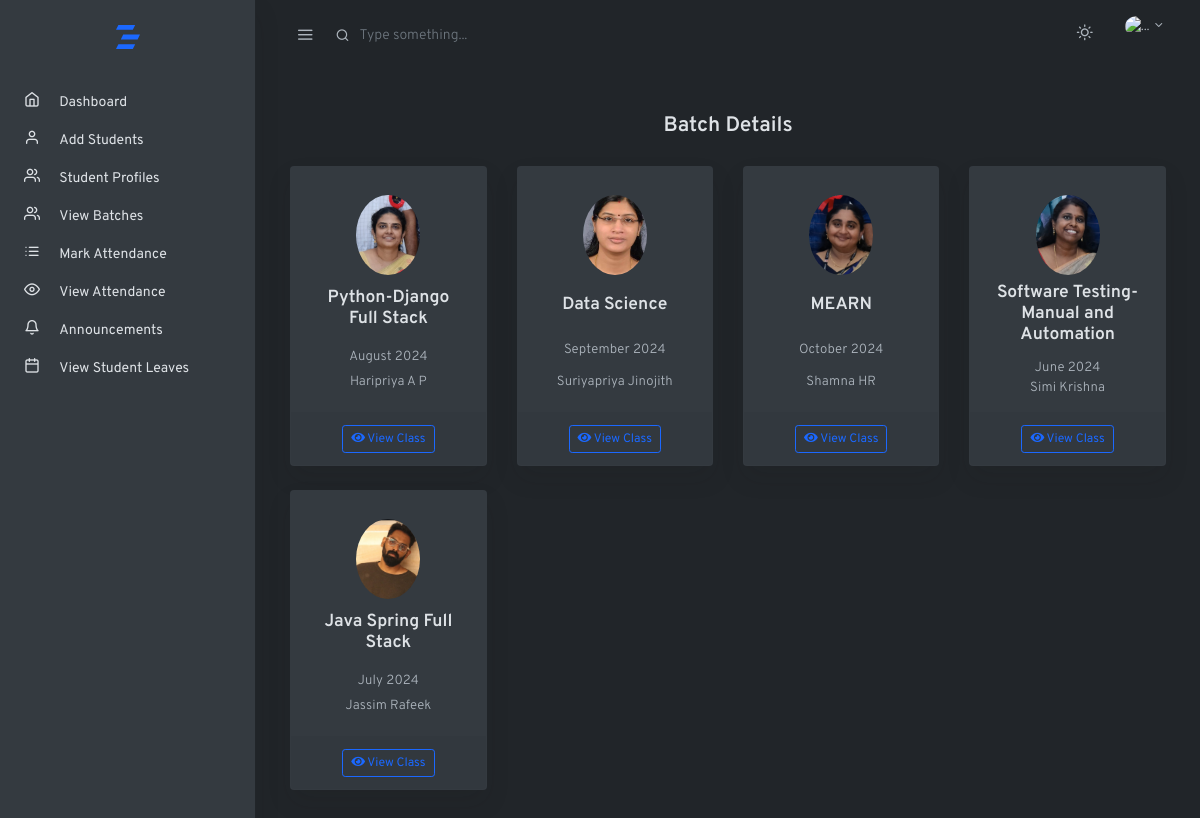
The page /view_batches/ on the database its author committed.
### amsapp/models.py (models this page shows)
class facultydb(models.Model):
    f_name = models.CharField(max_length=100, null=True, blank=True)
    f_id = models.CharField(max_length=100, null=True, blank=True)
    course_name = models.CharField(max_length=100, null=True, blank=True)
    batch_name = models.CharField(max_length=100, null=True, blank=True)
    f_gender = models.CharField(max_length=100, null=True, blank=True)
    f_dob = models.CharField(max_length=100, null=True, blank=True)
    f_phn = models.CharField(max_length=100, null=True, blank=True)
    f_email = models.EmailField(max_length=100, null=True, blank=True)
    f_add = models.TextField(max_length=100, null=True, blank=True)
    f_pic = models.ImageField(upload_to="Faculty_Images", null=True, blank=True)

### frontend/views.py (the view)
# urls.py: path('view_batches/', views.view_batches, name="view_batches"),
def view_batches(request):
    ctime =datetime.now()
    batch=facultydb.objects.all()
    teacher_details = {
        'f_name': request.session.get('f_name'),
        'f_id': request.session.get('f_id'),
        'course_name': request.session.get('course_name'),
        'batch_name': request.session.get('batch_name'),
        'f_gender': request.session.get('f_gender'),
        'f_dob': request.session.get('f_dob'),
        'f_phn': request.session.get('f_phn'),
        'f_email': request.session.get('f_email'),
        'f_add': request.session.get('f_add'),
        'f_pic': request.session.get('f_pic'),
    }
    return render(request,"view_batches.html",{'ctime':ctime,'batch':batch,'teacher_details':teacher_details})

### frontend/templates/view_batches.html (shortened to what this page needs)
<!doctype html>
{% extends 'index.html' %}
{% block content %}
<html lang="en">
<head>
</head>
<body>
<div class="container-fluid">
    <div class="row align-items-center my-4">
        <div class="col">
            <h2 class="h4 mb-1 text-center"> Batch Details</h2>
        </div>
    </div>
    <div class="row">
        {% for i in batch %}
        <div class="col-md-3 mb-4">
            <div class="card shadow">
                <div class="card-body">
                    <div class="avatar avatar-lg mt-2">
                        <img src="{{ i.f_pic.url }}" alt="Faculty Picture" class="avatara-img rounded-circle">
                    </div>
                    <h5 class="card-title mt-2">{{ i.course_name }}</h5>
                    <p class="small text-muted mb-0">{{ i.batch_name }}</p>
                    <p class="small text-muted mb-0">{{ i.f_name }}</p>
                </div>
                <div class="card-footer text-center">
                    <a href="{% url 'course_filter' cou_name=i.course_name %}" class="btn btn-outline-primary btn-sm">
                        <i class="fas fa-eye"></i> View Class
                    </a>
                </div>
            </div>
        </div>
        {% endfor %}
    </div>
</div>
</body>
</html>
{% endblock content %}

### frontend/templates/index.html (shortened to what this page needs)
<!doctype html>
{% load static %}
<html lang="en">
  <head>
    <link rel="stylesheet" href="css/simplebar.css">
    <link rel="stylesheet" href="{% static 'web/css/feather.css' %}">
    <link rel="stylesheet" href="{% static 'web/css/select2.css' %}">
    <link rel="stylesheet" href="{% static 'web/css/dropzone.css' %}">
    <link rel="stylesheet" href="{% static 'web/css/uppy.min.css' %}">
    <link rel="stylesheet" href="{% static 'web/css/jquery.steps.css' %}">
    <link rel="stylesheet" href="{% static 'web/css/jquery.timepicker.css' %}">
    <link rel="stylesheet" href="{% static 'web/css/quill.snow.css' %}">
    <link rel="stylesheet" href="{% static 'web/css/daterangepicker.css' %}">
    <link rel="stylesheet" href="{% static 'web/css/app-light.css' %}" id="lightTheme" disabled>
    <link rel="stylesheet" href="{% static 'web/css/app-dark.css' %}" id="darkTheme">
    <link rel="stylesheet" href="https://cdnjs.cloudflare.com/ajax/libs/font-awesome/5.15.4/css/all.min.css">
  </head>
  <body class="vertical  dark  ">
    <div class="wrapper">
      <nav class="topnav navbar navbar-light">
        <button type="button" class="navbar-toggler text-muted mt-2 p-0 mr-3 collapseSidebar">
          <i class="fe fe-menu navbar-toggler-icon"></i>
        </button>
        <form class="form-inline mr-auto searchform text-muted">
          <input class="form-control mr-sm-2 bg-transparent border-0 pl-4 text-muted" type="search" placeholder="Type something..." aria-label="Search">
        </form>
        <ul class="nav">
          <li class="nav-item">
            <a class="nav-link text-muted my-2" href="#" id="modeSwitcher" data-mode="dark">
              <i class="fe fe-sun fe-16"></i>
            </a>
          </li>
          <li class="nav-item dropdown">
            <a class="nav-link dropdown-toggle text-muted pr-0" href="#" id="navbarDropdownMenuLink" role="button" data-toggle="dropdown" aria-haspopup="true" aria-expanded="false">
              <span class="avatar avatar-sm mt-2">
                <img src="{{teacher_details.f_pic}}" alt="..." class="avatar-img rounded-circle" width="30px" height="30px">
              </span>
            </a>
          </li>
        </ul>
      </nav>
      <aside class="sidebar-left border-right bg-white shadow" id="leftSidebar" data-simplebar>
        <nav class="vertnav navbar navbar-light">
          <div class="w-100 mb-4 d-flex">
            <a class="navbar-brand mx-auto mt-2 flex-fill text-center" href="./index.html">
            </a>
          </div>
          <ul class="navbar-nav flex-fill w-100 mb-2">
             <li class="nav-item w-100">
              <a class="nav-link" href="{% url 'home' %}">
                <i class="fe fe-16 fe-home"></i>
                <span class="ml-3 item-text">Dashboard</span>
              </a>
            </li>
             <li class="nav-item w-100">
              <a class="nav-link" href="{% url 'student' %}">
                <i class="fe fe-16 fe-user"></i>
                <span class="ml-3 item-text">Add Students</span>
              </a>
            </li>
            <li class="nav-item w-100">
              <a class="nav-link" href="{% url 'view_students' %}">
                <i class="fe fe-users fe-16"></i>
                <span class="ml-3 item-text">Student Profiles</span>
              </a>
            </li>
            <li class="nav-item w-100">
              <a class="nav-link" href="{% url 'view_batches' %}">
                <i class="fe fe-users fe-16"></i>
                <span class="ml-3 item-text">View Batches</span>
              </a>
            </li>
           <li class="nav-item w-100">
              <a class="nav-link" href="{% url 'mark_attendance' %}">
                <i class="fe fe-list fe-16"></i>
                <span class="ml-3 item-text">Mark Attendance</span>
              </a>
            </li>
<li class="nav-item w-100" id="attendance">
    <a class="nav-link" href="">
        <i class="fe fe-eye fe-16"></i>
        <span class="ml-3 item-text">View Attendance</span>
    </a>
</li>
              <li class="nav-item w-100">
              <a class="nav-link" href="{% url 'view_announcementsss' %}">
                <i class="fe fe-bell fe-16"></i>
                <span class="ml-3 item-text">Announcements</span>
              </a>
            </li>
              <li class="nav-item w-100">
              <a class="nav-link" href="{% url 'student_leave' %}">
                <i class="fe fe-calendar fe-16"></i>
                <span class="ml-3 item-text">View Student Leaves</span>
              </a>
            </li>
          </ul>
        </nav>
      </aside>
      <main role="main" class="main-content">
           {% block content %}{% endblock %}
      </main>
    </div>
  </body>
</html>

### frontend/static/web/css/simplebar.css (style rules this page uses)
[data-simplebar] { position: relative; flex-direction: column; flex-wrap: wrap; justify-content: flex-start; align-content: flex-start; align-items: flex-start; }

### frontend/static/web/css/feather.css (style rules this page uses)
.fe { font-family: "feather" !important; speak: none; font-style: normal; font-weight: normal; font-variant: normal; text-transform: none; line-height: 1; -webkit-font-smoothing: antialiased; -moz-osx-font-smoothing: grayscale; }
.fe-16 { font-size: 16px; }
.fe-bell:before { content: ""; }
.fe-calendar:before { content: ""; }
.fe-eye:before { content: ""; }
.fe-home:before { content: ""; }
.fe-list:before { content: ""; }
.fe-menu:before { content: ""; }
.fe-sun:before { content: ""; }
.fe-user:before { content: ""; }
.fe-users:before { content: ""; }

### frontend/templates/index.html (style rules this page uses)
.card { height: 100%; }

### frontend/templates/view_batches.html (style rules this page uses)
.card { height: 300px; }
.avatara-img { width: 80px; height: 80px; object-fit: cover; }
.card-body { display: flex; flex-direction: column; justify-content: space-between; height: 100%; text-align: center; }

### rows shown on the page
facultydb: f_pic (picture), course_name "Python-Django Full Stack", batch_name "August 2024", f_name "Haripriya A P"
facultydb: f_pic (picture), course_name "Data Science", batch_name "September 2024", f_name "Suriyapriya Jinojith"
facultydb: f_pic (picture), course_name "MEARN", batch_name "October 2024", f_name "Shamna HR"
facultydb: f_pic (picture), course_name "Software Testing- Manual and Automation", batch_name "June 2024", f_name "Simi Krishna"
facultydb: f_pic (picture), course_name "Java Spring Full Stack", batch_name "July 2024", f_name "Jassim Rafeek"
